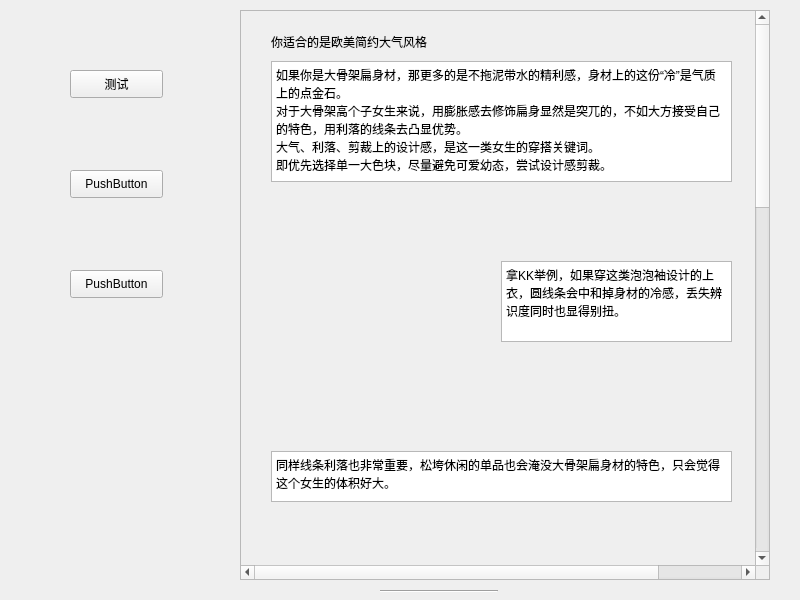
<?xml version="1.0" encoding="UTF-8"?>
<ui version="4.0">
 <class>coldbigthin</class>
 <widget class="QWidget" name="coldbigthin">
  <property name="geometry">
   <rect>
    <x>0</x>
    <y>0</y>
    <width>800</width>
    <height>600</height>
   </rect>
  </property>
  <property name="windowTitle">
   <string>Form</string>
  </property>
  <widget class="Line" name="line">
   <property name="geometry">
    <rect>
     <x>390</x>
     <y>250</y>
     <width>118</width>
     <height>3</height>
    </rect>
   </property>
   <property name="orientation">
    <enum>Qt::Horizontal</enum>
   </property>
  </widget>
  <widget class="Line" name="line_2">
   <property name="geometry">
    <rect>
     <x>390</x>
     <y>440</y>
     <width>118</width>
     <height>3</height>
    </rect>
   </property>
   <property name="orientation">
    <enum>Qt::Horizontal</enum>
   </property>
  </widget>
  <widget class="Line" name="line_3">
   <property name="geometry">
    <rect>
     <x>380</x>
     <y>590</y>
     <width>118</width>
     <height>3</height>
    </rect>
   </property>
   <property name="orientation">
    <enum>Qt::Horizontal</enum>
   </property>
  </widget>
  <widget class="QScrollArea" name="scrollArea">
   <property name="geometry">
    <rect>
     <x>240</x>
     <y>10</y>
     <width>530</width>
     <height>570</height>
    </rect>
   </property>
   <property name="minimumSize">
    <size>
     <width>500</width>
     <height>570</height>
    </size>
   </property>
   <property name="verticalScrollBarPolicy">
    <enum>Qt::ScrollBarAlwaysOn</enum>
   </property>
   <property name="horizontalScrollBarPolicy">
    <enum>Qt::ScrollBarAlwaysOn</enum>
   </property>
   <property name="widgetResizable">
    <bool>false</bool>
   </property>
   <widget class="QWidget" name="scrollAreaWidgetContents">
    <property name="geometry">
     <rect>
      <x>0</x>
      <y>-791</y>
      <width>619</width>
      <height>1600</height>
     </rect>
    </property>
    <widget class="QLabel" name="label">
     <property name="geometry">
      <rect>
       <x>30</x>
       <y>20</y>
       <width>241</width>
       <height>21</height>
      </rect>
     </property>
     <property name="text">
      <string>你适合的是欧美简约大气风格</string>
     </property>
    </widget>
    <widget class="QTextBrowser" name="textBrowser">
     <property name="geometry">
      <rect>
       <x>30</x>
       <y>50</y>
       <width>461</width>
       <height>121</height>
      </rect>
     </property>
     <property name="html">
      <string>&lt;!DOCTYPE HTML PUBLIC &quot;-//W3C//DTD HTML 4.0//EN&quot; &quot;http://www.w3.org/TR/REC-html40/strict.dtd&quot;&gt;
&lt;html&gt;&lt;head&gt;&lt;meta name=&quot;qrichtext&quot; content=&quot;1&quot; /&gt;&lt;style type=&quot;text/css&quot;&gt;
p, li { white-space: pre-wrap; }
&lt;/style&gt;&lt;/head&gt;&lt;body style=&quot; font-family:'SimSun'; font-size:9pt; font-weight:400; font-style:normal;&quot;&gt;
&lt;p style=&quot; margin-top:0px; margin-bottom:0px; margin-left:0px; margin-right:0px; -qt-block-indent:0; text-indent:0px;&quot;&gt;如果你是大骨架扁身材，那更多的是不拖泥带水的精利感，身材上的这份“冷”是气质上的点金石。&lt;/p&gt;
&lt;p style=&quot; margin-top:0px; margin-bottom:0px; margin-left:0px; margin-right:0px; -qt-block-indent:0; text-indent:0px;&quot;&gt;对于大骨架高个子女生来说，用膨胀感去修饰扁身显然是突兀的，不如大方接受自己的特色，用利落的线条去凸显优势。&lt;/p&gt;
&lt;p style=&quot; margin-top:0px; margin-bottom:0px; margin-left:0px; margin-right:0px; -qt-block-indent:0; text-indent:0px;&quot;&gt;大气、利落、剪裁上的设计感，是这一类女生的穿搭关键词。&lt;/p&gt;
&lt;p style=&quot; margin-top:0px; margin-bottom:0px; margin-left:0px; margin-right:0px; -qt-block-indent:0; text-indent:0px;&quot;&gt;即优先选择单一大色块，尽量避免可爱幼态，尝试设计感剪裁。&lt;/p&gt;&lt;/body&gt;&lt;/html&gt;</string>
     </property>
    </widget>
    <widget class="QTextBrowser" name="textBrowser_2">
     <property name="geometry">
      <rect>
       <x>260</x>
       <y>250</y>
       <width>231</width>
       <height>81</height>
      </rect>
     </property>
     <property name="html">
      <string>&lt;!DOCTYPE HTML PUBLIC &quot;-//W3C//DTD HTML 4.0//EN&quot; &quot;http://www.w3.org/TR/REC-html40/strict.dtd&quot;&gt;
&lt;html&gt;&lt;head&gt;&lt;meta name=&quot;qrichtext&quot; content=&quot;1&quot; /&gt;&lt;style type=&quot;text/css&quot;&gt;
p, li { white-space: pre-wrap; }
&lt;/style&gt;&lt;/head&gt;&lt;body style=&quot; font-family:'SimSun'; font-size:9pt; font-weight:400; font-style:normal;&quot;&gt;
&lt;p style=&quot; margin-top:0px; margin-bottom:0px; margin-left:0px; margin-right:0px; -qt-block-indent:0; text-indent:0px;&quot;&gt;拿KK举例，如果穿这类泡泡袖设计的上衣，圆线条会中和掉身材的冷感，丢失辨识度同时也显得别扭。&lt;/p&gt;&lt;/body&gt;&lt;/html&gt;</string>
     </property>
    </widget>
    <widget class="QLabel" name="label_2">
     <property name="geometry">
      <rect>
       <x>30</x>
       <y>180</y>
       <width>221</width>
       <height>241</height>
      </rect>
     </property>
     <property name="text">
      <string/>
     </property>
    </widget>
    <widget class="QTextBrowser" name="textBrowser_3">
     <property name="geometry">
      <rect>
       <x>30</x>
       <y>440</y>
       <width>461</width>
       <height>51</height>
      </rect>
     </property>
     <property name="html">
      <string>&lt;!DOCTYPE HTML PUBLIC &quot;-//W3C//DTD HTML 4.0//EN&quot; &quot;http://www.w3.org/TR/REC-html40/strict.dtd&quot;&gt;
&lt;html&gt;&lt;head&gt;&lt;meta name=&quot;qrichtext&quot; content=&quot;1&quot; /&gt;&lt;style type=&quot;text/css&quot;&gt;
p, li { white-space: pre-wrap; }
&lt;/style&gt;&lt;/head&gt;&lt;body style=&quot; font-family:'SimSun'; font-size:9pt; font-weight:400; font-style:normal;&quot;&gt;
&lt;p style=&quot; margin-top:0px; margin-bottom:0px; margin-left:0px; margin-right:0px; -qt-block-indent:0; text-indent:0px;&quot;&gt;同样线条利落也非常重要，松垮休闲的单品也会淹没大骨架扁身材的特色，只会觉得这个女生的体积好大。&lt;/p&gt;&lt;/body&gt;&lt;/html&gt;</string>
     </property>
    </widget>
    <widget class="QTextBrowser" name="textBrowser_4">
     <property name="geometry">
      <rect>
       <x>30</x>
       <y>590</y>
       <width>201</width>
       <height>51</height>
      </rect>
     </property>
     <property name="html">
      <string>&lt;!DOCTYPE HTML PUBLIC &quot;-//W3C//DTD HTML 4.0//EN&quot; &quot;http://www.w3.org/TR/REC-html40/strict.dtd&quot;&gt;
&lt;html&gt;&lt;head&gt;&lt;meta name=&quot;qrichtext&quot; content=&quot;1&quot; /&gt;&lt;style type=&quot;text/css&quot;&gt;
p, li { white-space: pre-wrap; }
&lt;/style&gt;&lt;/head&gt;&lt;body style=&quot; font-family:'SimSun'; font-size:9pt; font-weight:400; font-style:normal;&quot;&gt;
&lt;p style=&quot; margin-top:0px; margin-bottom:0px; margin-left:0px; margin-right:0px; -qt-block-indent:0; text-indent:0px;&quot;&gt;▲ 2个松垮单品的错误示范，淹没了KK的身材亮点。&lt;/p&gt;&lt;/body&gt;&lt;/html&gt;</string>
     </property>
    </widget>
    <widget class="QLabel" name="label_3">
     <property name="geometry">
      <rect>
       <x>250</x>
       <y>500</y>
       <width>241</width>
       <height>221</height>
      </rect>
     </property>
     <property name="text">
      <string/>
     </property>
    </widget>
    <widget class="QTextBrowser" name="textBrowser_5">
     <property name="geometry">
      <rect>
       <x>30</x>
       <y>740</y>
       <width>461</width>
       <height>211</height>
      </rect>
     </property>
     <property name="html">
      <string>&lt;!DOCTYPE HTML PUBLIC &quot;-//W3C//DTD HTML 4.0//EN&quot; &quot;http://www.w3.org/TR/REC-html40/strict.dtd&quot;&gt;
&lt;html&gt;&lt;head&gt;&lt;meta name=&quot;qrichtext&quot; content=&quot;1&quot; /&gt;&lt;style type=&quot;text/css&quot;&gt;
p, li { white-space: pre-wrap; }
&lt;/style&gt;&lt;/head&gt;&lt;body style=&quot; font-family:'SimSun'; font-size:9pt; font-weight:400; font-style:normal;&quot;&gt;
&lt;p style=&quot; margin-top:0px; margin-bottom:0px; margin-left:0px; margin-right:0px; -qt-block-indent:0; text-indent:0px;&quot;&gt;线条利落的单品，才能衬得大骨架扁身材的人精神又干练，有一种骨子里冒出来的高级感。&lt;/p&gt;
&lt;p style=&quot; margin-top:0px; margin-bottom:0px; margin-left:0px; margin-right:0px; -qt-block-indent:0; text-indent:0px;&quot;&gt;再就是剪裁上的设计感，也非常适合这类姑娘用来凸显优势。&lt;/p&gt;
&lt;p style=&quot;-qt-paragraph-type:empty; margin-top:0px; margin-bottom:0px; margin-left:0px; margin-right:0px; -qt-block-indent:0; text-indent:0px;&quot;&gt;&lt;br /&gt;&lt;/p&gt;
&lt;p style=&quot; margin-top:0px; margin-bottom:0px; margin-left:0px; margin-right:0px; -qt-block-indent:0; text-indent:0px;&quot;&gt;一件衣服的设计感，可以体现在图案上、装饰上、剪裁上，一般选款时，都建议选设计元素少的，重点在一处就行。对于大骨架扁身来说，只选择剪裁上的设计感是最优的。&lt;/p&gt;
&lt;p style=&quot;-qt-paragraph-type:empty; margin-top:0px; margin-bottom:0px; margin-left:0px; margin-right:0px; -qt-block-indent:0; text-indent:0px;&quot;&gt;&lt;br /&gt;&lt;/p&gt;
&lt;p style=&quot; margin-top:0px; margin-bottom:0px; margin-left:0px; margin-right:0px; -qt-block-indent:0; text-indent:0px;&quot;&gt;大骨架扁身材本来就给人高瘦时髦的印象，上下分体会中规中矩，剪裁设计上的点缀能让整个人更有灵气。&lt;/p&gt;
&lt;p style=&quot; margin-top:0px; margin-bottom:0px; margin-left:0px; margin-right:0px; -qt-block-indent:0; text-indent:0px;&quot;&gt;纵向剪裁的设计，总能给单品增加一些冷的感觉，和扁身特别契合。&lt;/p&gt;&lt;/body&gt;&lt;/html&gt;</string>
     </property>
    </widget>
    <widget class="QLabel" name="label_4">
     <property name="geometry">
      <rect>
       <x>30</x>
       <y>960</y>
       <width>461</width>
       <height>301</height>
      </rect>
     </property>
     <property name="text">
      <string/>
     </property>
    </widget>
    <widget class="QLabel" name="label_5">
     <property name="geometry">
      <rect>
       <x>30</x>
       <y>1280</y>
       <width>461</width>
       <height>321</height>
      </rect>
     </property>
     <property name="text">
      <string/>
     </property>
    </widget>
   </widget>
  </widget>
  <widget class="QPushButton" name="pushButton">
   <property name="geometry">
    <rect>
     <x>70</x>
     <y>70</y>
     <width>93</width>
     <height>28</height>
    </rect>
   </property>
   <property name="text">
    <string>测试</string>
   </property>
  </widget>
  <widget class="QPushButton" name="pushButton_2">
   <property name="geometry">
    <rect>
     <x>70</x>
     <y>170</y>
     <width>93</width>
     <height>28</height>
    </rect>
   </property>
   <property name="text">
    <string>PushButton</string>
   </property>
  </widget>
  <widget class="QPushButton" name="pushButton_3">
   <property name="geometry">
    <rect>
     <x>70</x>
     <y>270</y>
     <width>93</width>
     <height>28</height>
    </rect>
   </property>
   <property name="text">
    <string>PushButton</string>
   </property>
  </widget>
 </widget>
 <resources/>
 <connections/>
</ui>
